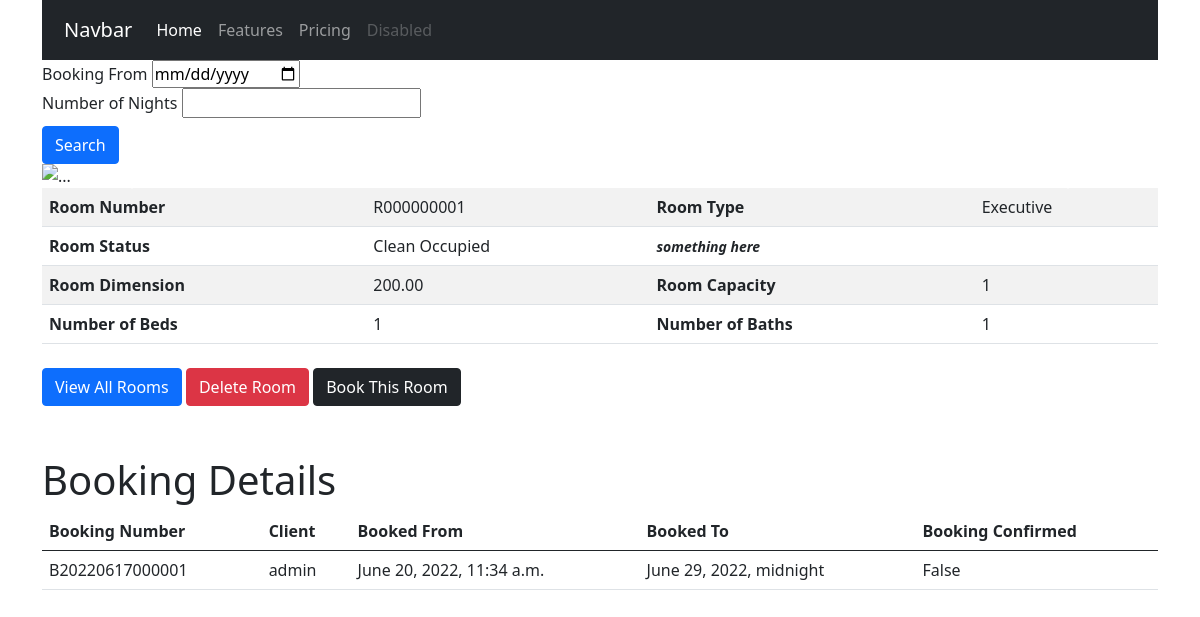
/rooms/r000000001/, run on the app's committed database.
### hotel/models.py (models this page shows, shortened)
class Room(models.Model):
    id = models.UUIDField(primary_key=True, default=uuid.uuid4, editable=False)
    roomstatus = models.CharField(_("Room Status"), max_length=2, choices=ROOMSTATUS, default='dv')
    roomnumber = models.CharField(_("Room Number"), max_length=50, default=generateRoomNumber, db_index=True, unique=True)
    roomnumber_url = models.SlugField(_("Room Number URL"), null=True)
    roomtype = models.ForeignKey(RoomType, on_delete=models.CASCADE, limit_choices_to={'roomtype_active': True}, related_name='rooms')
    roomcapacity = models.PositiveIntegerField(_("Room Capacity")) #todo: set max value for room capacity
    roombed = models.PositiveIntegerField(_("Number of Beds"))
    roombath = models.PositiveIntegerField(_("Number of Bath"))
    roomdimension = models.DecimalField(_("Dimension (in Square Feet)"), max_digits=5, decimal_places=2)
    roomextras = models.ManyToManyField(RoomExtra, verbose_name=_("List of Extra Items"))
    created_at = models.DateTimeField(_("Created At"), auto_now_add=True)
    last_updated = models.DateTimeField(_("Updated At"), auto_now=True)
    is_available = models.BooleanField(_("Room Available"), default=True)
    roomdate = models.DateTimeField(_("Empty Date Field"), blank=True, null=True)
    class Meta:
        verbose_name = _("Room")
        verbose_name_plural = _("Rooms")

class RoomType(models.Model):
    id = models.UUIDField(primary_key=True, default=uuid.uuid4, editable=False)
    roomtype_name = models.CharField(_("Name"), max_length=50)
    roomtype_cost = models.DecimalField(_("Cost of Room/Night"), max_digits=5, decimal_places=2)
    roomtype_cost1 = models.DecimalField(_("Cost of Room/Night 1"), max_digits=5, decimal_places=2, blank=True, null=True)
    roomtype_info = models.CharField(_("RoomType Info 1"), max_length=50, blank=True, null=True)
    roomtype_active = models.BooleanField(_("Is Active?"), default=True)
    class Meta:
        verbose_name = _("RoomType")
        verbose_name_plural = _("RoomTypes")
    def __str__(self):
        return self.roomtype_name

### reservation/models.py (models this page shows, shortened)
class Booking(models.Model):
    bookingnumber = models.CharField(_("Booking Number"), max_length=120, default=generateBookingNumber)
    bookingby = models.ForeignKey(User, verbose_name=_("Client"), on_delete=models.CASCADE, default=get_user_model())
    bookingroom = models.ForeignKey(Room, verbose_name=_("Room"), on_delete=models.CASCADE)
    bookingstatus = models.CharField(_("Status"), max_length=50, choices=BOOKINGSTATUS, default='Unattended')
    bookingfrom = models.DateTimeField(_("From"), default=timezone.now, validators=[validate_bookingfrom])
    bookingnights = models.PositiveIntegerField(_("Number of Nights"), default=1)
    bookingto = models.DateTimeField(_("To"), blank=True)
    bookingconfirm = models.BooleanField(_("Booking Confirmed"), null=True, blank=True)
    created_at = models.DateTimeField(_("Created At"), auto_now_add=True)
    updated_at = models.DateTimeField(_("Updated At"), auto_now=True)
    bookingcontent = models.TextField(_("Comment"), blank=True, null=True, help_text='Add any extra Information here')
    class Meta:
        verbose_name = 'Booking'
        verbose_name_plural = 'Bookings'
        ordering = ['-bookingfrom', 'bookingconfirm']

### hotel/views.py (the view)
# urls.py: path('<slug>/', RoomDetailView.as_view(), name='room_detail'),
class RoomDetailView(generic.DetailView):
    model = Room
    slug_field = 'roomnumber_url'
    context_object_name = 'room'
    template_name = 'rooms/roomdetail.html'
    def get_context_data(self, **kwargs):
        context = super(RoomDetailView, self).get_context_data(**kwargs)
        room = self.get_object()
        bookings = room.booking_set.all()
        if bookings:
            context['bookings'] = bookings
            return context
        return context

### templates/rooms/roomdetail.html (shortened to what this page needs)
{% extends 'base.html' %}
{% block content %}
    <div id="carouselExampleControls" class="carousel slide" data-bs-ride="carousel">
        <div class="carousel-inner">
        <div class="carousel-item active">
            <img src="..." class="d-block w-100" alt="...">
        </div>
        </div>
        <button class="carousel-control-prev" type="button" data-bs-target="#carouselExampleControls" data-bs-slide="prev">
        <span class="carousel-control-prev-icon" aria-hidden="true"></span>
        </button>
        <button class="carousel-control-next" type="button" data-bs-target="#carouselExampleControls" data-bs-slide="next">
        <span class="carousel-control-next-icon" aria-hidden="true"></span>
        </button>
    </div>
    <div class="room-items">
        <table class="table table-striped">
            <tbody>
              <tr>
                <th scope="row">Room Number</th>
                <td>{{ room.roomnumber }}</td>
                <th scope="row">Room Type</th>
                <td>{{ room.roomtype }}</td>
              </tr>
              <tr>
                <th scope="row">Room Status</th>
                <td>{{ room.get_roomstatus_display }}</td>
                <th scope="row"><i><small>something here</small></i></th>
                <td>
                </td>
              </tr>
              <tr>
                <th scope="row">Room Dimension</th>
                <td>{{ room.roomdimension }}</td>
                <th scope="row">Room Capacity</th>
                <td>{{ room.roomcapacity }}</td>
              </tr>
              <tr>
                <th scope="row">Number of Beds</th>
                <td>{{ room.roombed }}</td>
                <th scope="row">Number of Baths</th>
                <td>{{ room.roombath }}</td>
              </tr>
            </tbody>
        </table>
    </div>
    <div class="room-list">
        <a href="{% url 'room_list' %}"><button class="btn btn-primary">View All Rooms</button></a>
        <a href="{% url 'room_delete' room.roomnumber_url %}"><button class="btn btn-danger">Delete Room</button></a>
        <a href="{% url 'booking_create' room.roomnumber_url %}"><button class="btn btn-dark">Book This Room</button></a>
    </div>
    {% if bookings is not None %}
      <div class="bookingstable">
        <div class="bookingtitle">
          <h1>Booking Details</h1>
        </div>
        <table class="table">
          <thead>
            <tr>
              <th>Booking Number</th>
              <th>Client</th>
              <th>Booked From</th>
              <th>Booked To</th>
              <th>Booking Confirmed</th>
            </tr>
          </thead>
          <tbody>
            {% for booking in bookings %}
              <tr>
                <td>{{ booking.bookingnumber }}</td>
                <td>{{ booking.bookingby }}</td>
                <td>{{ booking.bookingfrom }}</td>
                <td>{{ booking.bookingto }}</td>
                <td>{{ booking.bookingconfirm }}</td>
              </tr>
            {% endfor %}
          </tbody>
        </table>
      </div>
    {% endif %}
{% endblock content %}

### static/styles/main.css (style rules this page uses)
.btn { margin-top: 8px; }
.table>:not(caption)>*>* { padding: 7px 7px; }
table { width: 70px; }
.bookingstable { margin-top: 50px; }

### data on the page
Room: roomnumber "R000000001", roomtype "Executive", roomstatus "Clean Occupied", roomdimension "200.00", roomcapacity "1", roombed "1", roombath "1"
Booking: bookingnumber "B20220617000001", bookingby "admin", bookingfrom "June 20, 2022, 11:34 a.m.", bookingto "June 29, 2022, midnight", bookingconfirm "False"
